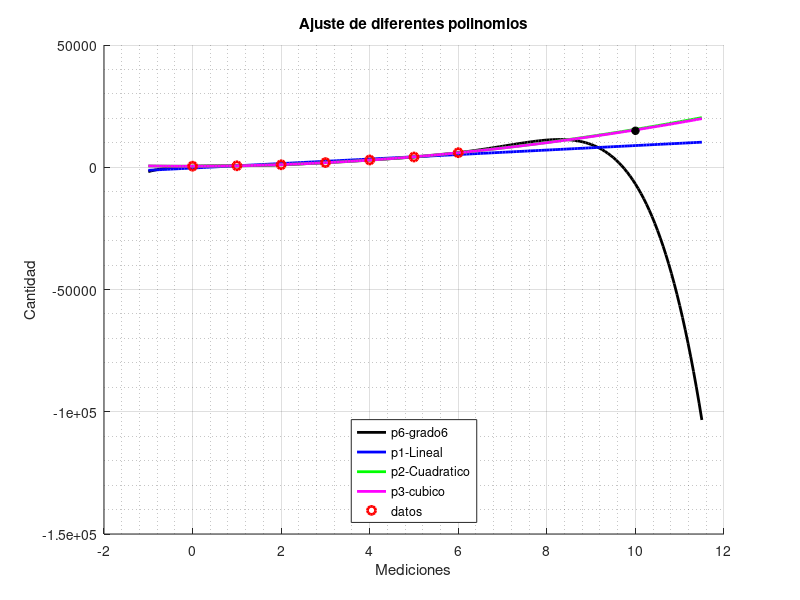
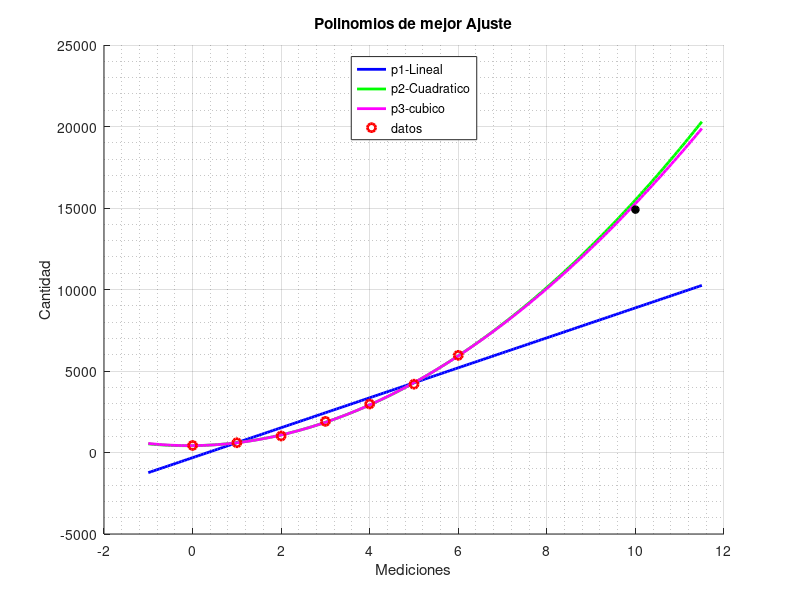

Write the MATLAB code that produced these figures, in order.
# Ejercicio 8 Mosquitos
#Ej9TP0MC2025.m

clear all; clc; clf

# carga de datos
x = [0 1 2 3 4 5 6]'
y = [432 599 1012 1909 2977 4190 5961]'
y10 = 14900; % para el punto f)
n = length(x);
x10 = 10; % para el punto f)

xx=linspace(-1,11.5,201);

p6 = polyfit(x, y,6); % ultimo parametro: representa el grado del polinomio

p1 = polyfit(x, y,1); % grado 1 - lineal
p2 = polyfit(x, y,2); % grado 2 - cuadrático
p3 = polyfit(x, y,3); % grado 3 - cubico

figure(1)
hold on
plot(xx, polyval(p6,xx),'k',"linewidth",2);
plot(xx, polyval(p1,xx),'b',"linewidth",2);
plot(xx, polyval(p2,xx),'g',"linewidth",2);
plot(xx, polyval(p3,xx),'m',"linewidth",2);

plot(x, y,'ro',"linewidth",2); % grafica de los puntos medidos
plot(x10,y10,'*k',"linewidth",2); % punto a las 10 semanas
grid on;grid minor
xlabel ('Mediciones')
ylabel('Cantidad')
title('Ajuste de diferentes polinomios')
legend('p6-grado6', 'p1-Lineal', 'p2-Cuadratico', 'p3-cubico','datos','location', 'south')
# Calculo del error cuadratico medio
hold off
%%%%%%%%%%%%%%%%%%%%%%%%%%%%%%%%%%%%%%%%%%%%%%%%%%%%%%%%%%%%%%%%%%%%%%%%%%%%%%%%%%%%%%%
figure(2)
hold on
plot(xx, polyval(p1,xx),'b',"linewidth",2);
plot(xx, polyval(p2,xx),'g',"linewidth",2);
plot(xx, polyval(p3,xx),'m',"linewidth",2);

plot(x, y,'ro',"linewidth",2); % grafica de los puntos medidos
plot(x10,y10,'*k',"linewidth",2); % punto a las 10 semanas
grid on;grid minor
xlabel ('Mediciones')
ylabel('Cantidad')
title('Polinomios de mejor Ajuste')
legend('p1-Lineal', 'p2-Cuadratico', 'p3-cubico','datos','location', 'north')
hold off
%%%%%%%%%%%%%%%%%%%%%%%%%%%%%%%%%%%%%%%%%%%%%%%%%%%%%%%%%%%%%%%%%%%%%%%%%%%%%%%%%
disp('Errores producidos por cada curva de ajuste:')
disp('Polinomio lineal')
ecm1 = sum((y - polyval(p1,x)).^2)/n;
disp(ecm1)

disp('Polinomio cuadratico')
ecm2 = sum((y - polyval(p2,x)).^2)/n;
disp(ecm2)

disp('Polinomio cubico')
ecm3 = sum((y - polyval(p3,x)).^2)/n;
disp(ecm3)

disp('Polinomio de grado 6:')
ecm6 = sum((y - polyval(p6,x)).^2)/n;
disp(ecm6)



